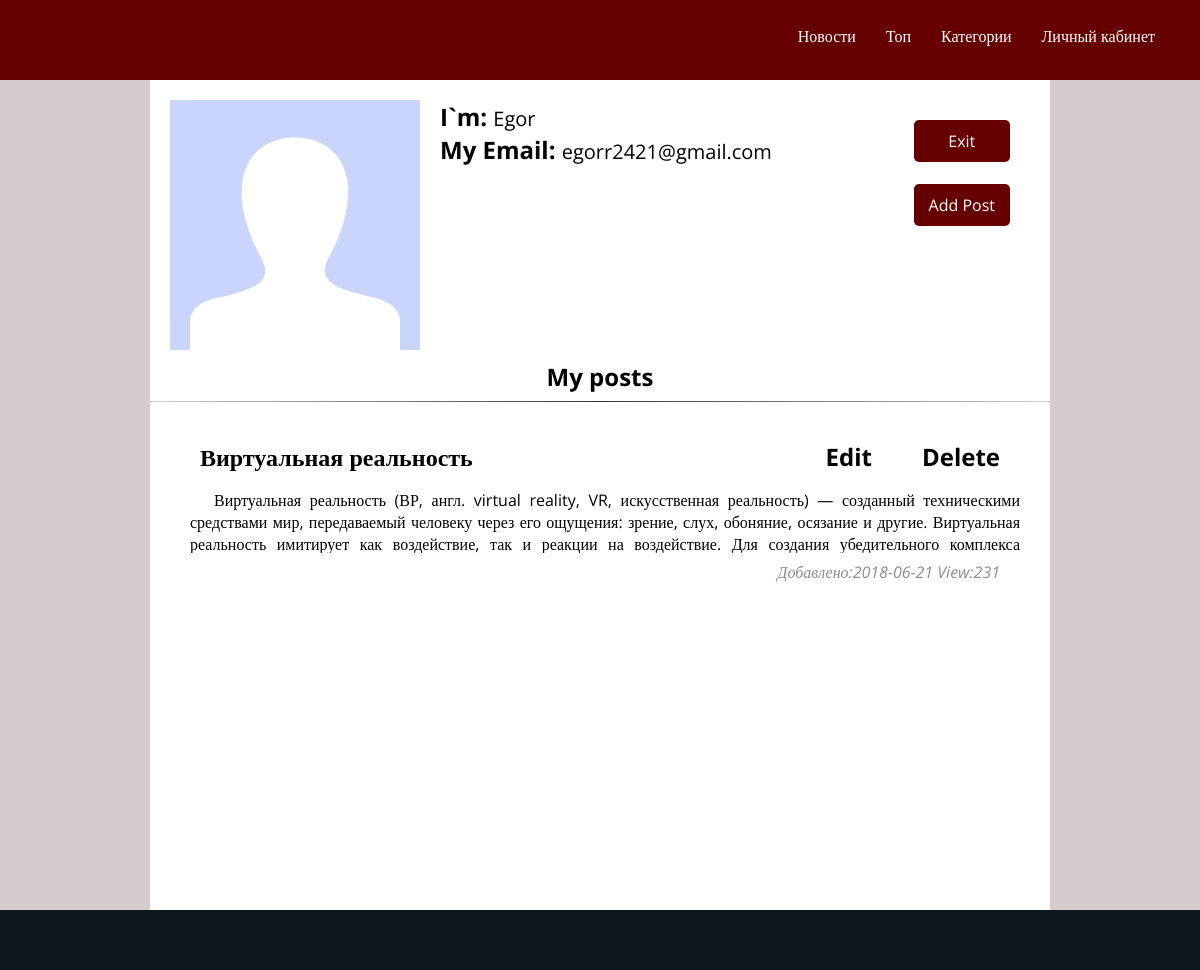
The app's page /account/profile (signed in) with its own data.
### tables this page shows
CREATE TABLE `news` (
  `id` int(11) NOT NULL,
  `Title` varchar(100) NOT NULL,
  `description` text NOT NULL,
  `autor` int(11) NOT NULL,
  `id_cat` int(11) NOT NULL,
  `avatar` varchar(20) NOT NULL,
  `Date_cr` date NOT NULL,
  `veiw` int(11) NOT NULL DEFAULT '0'
);

### application/core/View.php (called while the page is built, shortened)
<?php
class View
{
        public $path;
        public function __construct($route)
        {
            $this->path="application/View/".$route['controller']."/".$route['action'].".php";
        }
        public function render($var=[]){
            require $this->path;
        }
}

### index.php (called while the page is built, shortened)
<?php
$obj = new Router();
$obj->run ();
?>

### application/lib/Db.php (called while the page is built, shortened)
<?php
class Db
{
    protected $db;
    public function __construct()
    {
        $config = require "application/config/db.php";
        $this->db = new PDO('mysql:dbname='.$config['name'].';host='.$config['host'].'',$config['user'],$config['pass']);
    }
    public function query($quety,$par = []){
        $st=$this->db->prepare ($quety);
        if($st->execute()) {
            return $st->fetchAll (PDO::FETCH_ASSOC);
        }
        return false;
    }
}

### application/config/db.php (called while the page is built)
<?php
return [
    'host' => 'localhost',
    'name' => 'news_db',
    'user' => 'mysql',
    'pass' => 'mysql',
];

### application/model/Account.php (called while the page is built, shortened)
<?php
class Account  extends \Model
{
    public function getNewsForPer($id){
        return $this->db->query ("SELECT * FROM `news` WHERE autor = (SELECT id FROM accounts WHERE id=$id)");
    }
}

### application/core/Controller.php (called while the page is built, shortened)
<?php
abstract class Controller
{
    public function __construct($route)
    {
        $this->route=$route;
        $this->model = $this->loadModel($this->route['controller']);
    }
    public function loadModel($name){
        $path = "application\model\\".ucfirst ($name);
        if(class_exists ($path)){
            $model = new $path();
            return $model;
        }
    }
}

### application/core/Model.php (called while the page is built, shortened)
<?php
abstract class Model
{
    public function __construct()
    {
        $this->db =  new Db();
    }
}

### application/View/account/profile.php (the view)
<div class="head">
</div>
<div class="menu">
    <ul>
        <li>
            <a href="<?php if(isset($_SESSION['account'])){
                echo "/account/profile";
            }else{
                echo "/account/login";
            }?>">Личный кабинет</a>
            <a href="/category">Категории</a>
            <a href="/top">Топ</a>
            <a href="/">Новости</a>
        </li>
    </ul>
</div>
<div class="content">
<div class="i-m">
    <img class="avatar" src="/application/View/account/avatar.png">
    <div class="about-me">
        <h2>I`m: <small style="font-weight: normal;"><?php echo $_SESSION['account']['login']; ?></small></h2>
        <h2>My Email: <small style="font-weight: normal;"><?php echo $_SESSION['account']['Email']; ?></small></h2>
    </div>
    <div class="bt-exit">
        <a href="/account/exit">Exit</a>
        <br>
        <a href="#" class="addpost">Add Post</a>
    </div>
</div>
    <h2 style="text-align:center;margin-top: 10px">My posts</h2>
    <hr>
    <?php foreach ($news as $new){?>
        <div class="news" id="<?php echo $new['id'];?>">
            <h2 class="tatle"><a name="<?php echo $new['id'];?>" class="post" href="#"><?php echo $new['Title'];?></a>
                <a name="<?php echo $new['id'];?>" class="del-post" style="float: right;margin-right: 50px;">Delete</a>
                <a name="<?php echo $new['id'];?>" class="edit-post" style="float: right;margin-right: 50px;">Edit</a></h2>
            <div class="text">
                <p><?php echo $new['description'];?></p></div>
            <div class="view">
                <p>Добавлено:<?php echo $new['Date_cr'];?> View:<?php echo $new['veiw'];?></p>
            </div>
        </div>
    <?php } ?>
</div>
<div class="footer">
</div>

### style.css (style rules this page uses)
html { height:100%; }
body { height:100%; background-color: #D4CBCC; padding: 0px; margin: 0px; font-family: 'Open Sans' , 'sans-serif'; }
h2 { padding: 0px; margin: 0px; }
.head { position: relative; z-index: 1; height:80px; width: 100%; background-color: #660000; background-size: 100%; background-attachment: fixed; }
.menu { position: absolute; top:0px; width: 100%; text-align: right; z-index: 21; }
.menu ul { margin: 0px; display: block; padding:30px; padding-top:10px; list-style-type:none; }
.menu ul li a { display: block; float: right; padding:15px; text-decoration: none; color:white; font-family: 'Open Sans' , 'sans-serif'; font-size: 16px; border-bottom: 4px solid rgba(255,255,255,0); }
.content { max-width: 900px; margin: auto; background-color: white; padding-top: 80px; padding-bottom: 90px; min-height:100%; margin-top: -80px; position: relative; z-index: 0; }
.tatle { padding-top:30px; padding-left: 50px; }
.tatle a { cursor: pointer; text-decoration: none; color:black; }
.text { width: 100%; height: 80px; overflow: hidden; }
.news .text p { text-align: justify; text-indent: 1.5em; padding-left: 40px; padding-right: 30px; }
.view { color: #948B8C; width: 100%; text-align: right; }
.view p { margin-top: 8px; margin-bottom: 0px; padding-right: 50px; font-style: italic; }
.footer { width: 100%; position: relative; bottom: 0; height: 60px; background-color: #0D181D; margin-top:-60px; }
.i-m { padding-top: 20px; height: 250px; }
.avatar { margin-left: 20px; height:100%; float: left; }
.about-me { margin-left: 20px; float: left; }
.bt-exit { text-align: center; float: right; margin-right: 40px; margin-top: 20px; }
.bt-exit a { transition: 0.5s; display: block; text-decoration: none; color:white; background-color: #660000; padding: 10px 15px 10px 15px; border-radius: 5px; }
hr { border: 0; height: 1px; background: #333; background-image: -webkit-linear-gradient(left, #ccc, #333, #ccc); background-image: -moz-linear-gradient(left, #ccc, #333, #ccc); background-image: -ms-linear-gradient(left, #ccc, #333, #ccc); background-image: -o-linear-gradient(left, #ccc, #333, #ccc); }

### records on screen
news: Title "Виртуальная реальность", description "Виртуальная реальность (ВР, англ. virtual reality, VR, искусственная реальность) — созданный техническими средствами мир, передаваемый человеку через его ощущения: зрение, слух, обоняние, осязание и другие. Виртуальная реальность имитирует как воздействие, так и реакции на воздействие. Для создания убедительного комплекса…", Date_cr "2018-06-21", veiw "231"

### other values on screen
$_SESSION['account']['login'] "Egor"
$_SESSION['account']['Email'] "egorr2421@gmail.com"
